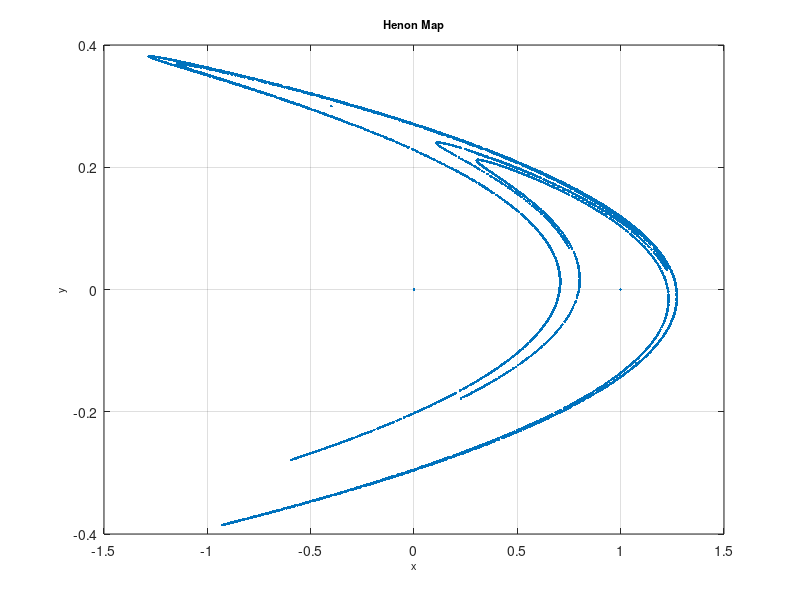

Here is the MATLAB script that generated this plot:
function Henonmap
%==========================================================================
% Matlab program to plot a phase portrait of the 3D chaotic system
%==========================================================================
clear
clc
clf
%==================== Parameters ==========================================
a = 1.4; b=0.3;
%===================== Initial conditions =================================
x(1)=0; 
y(1)=0;
% =============== Solves ODEs =============================================
for k=2:10000
    x(k)=1-a*(x(k-1)^2)+y(k-1);
    y(k)=b*x(k-1);
end
%============= Runs simulation ============================================
    plot(x,y,'.'),grid
    title('Henon Map','fontsize',8)
    xlabel('x','fontsize',8)
    ylabel('y','fontsize',8)
%================= End of program =========================================
